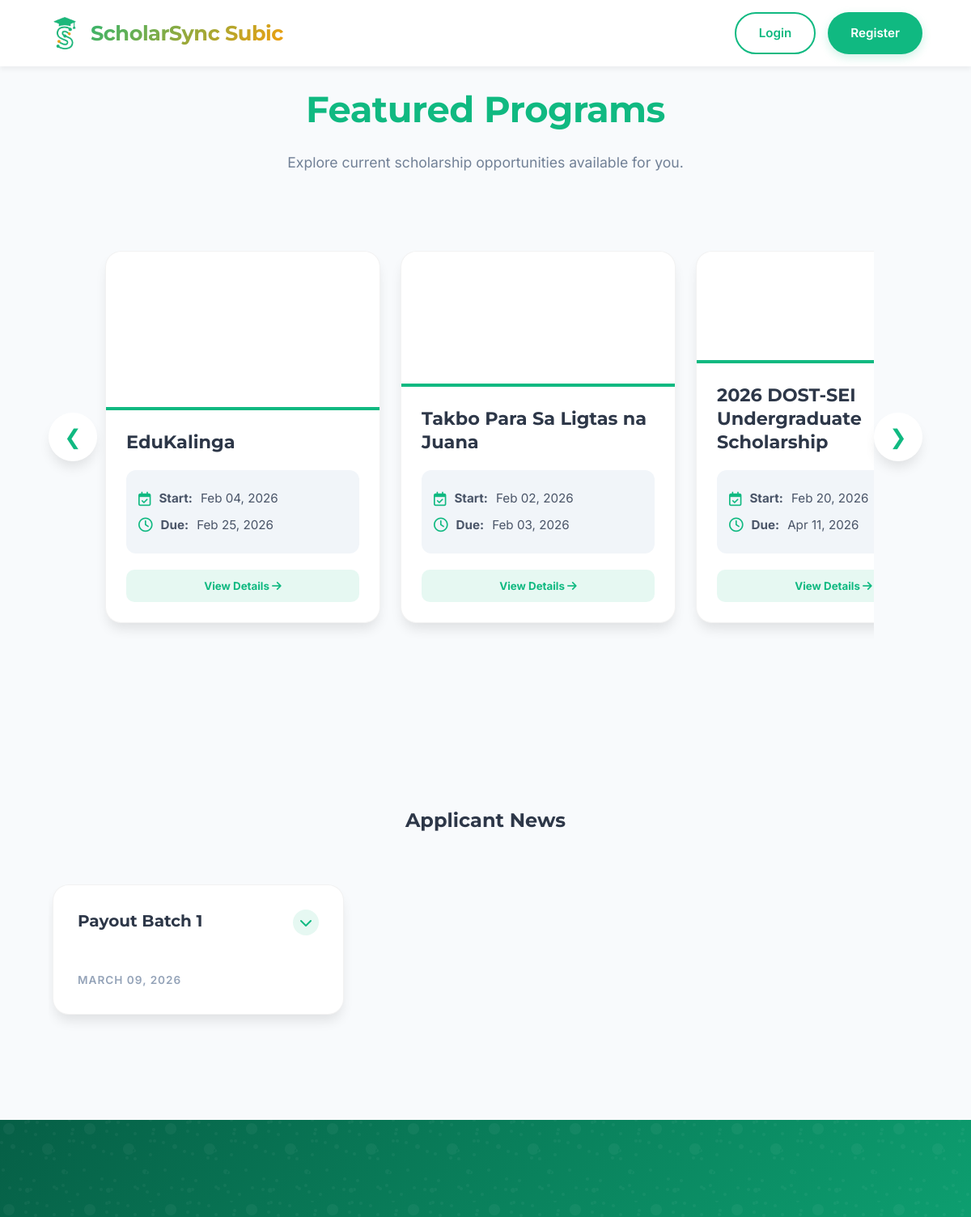
/ (upper part), run on an earlier commit of the app's database.
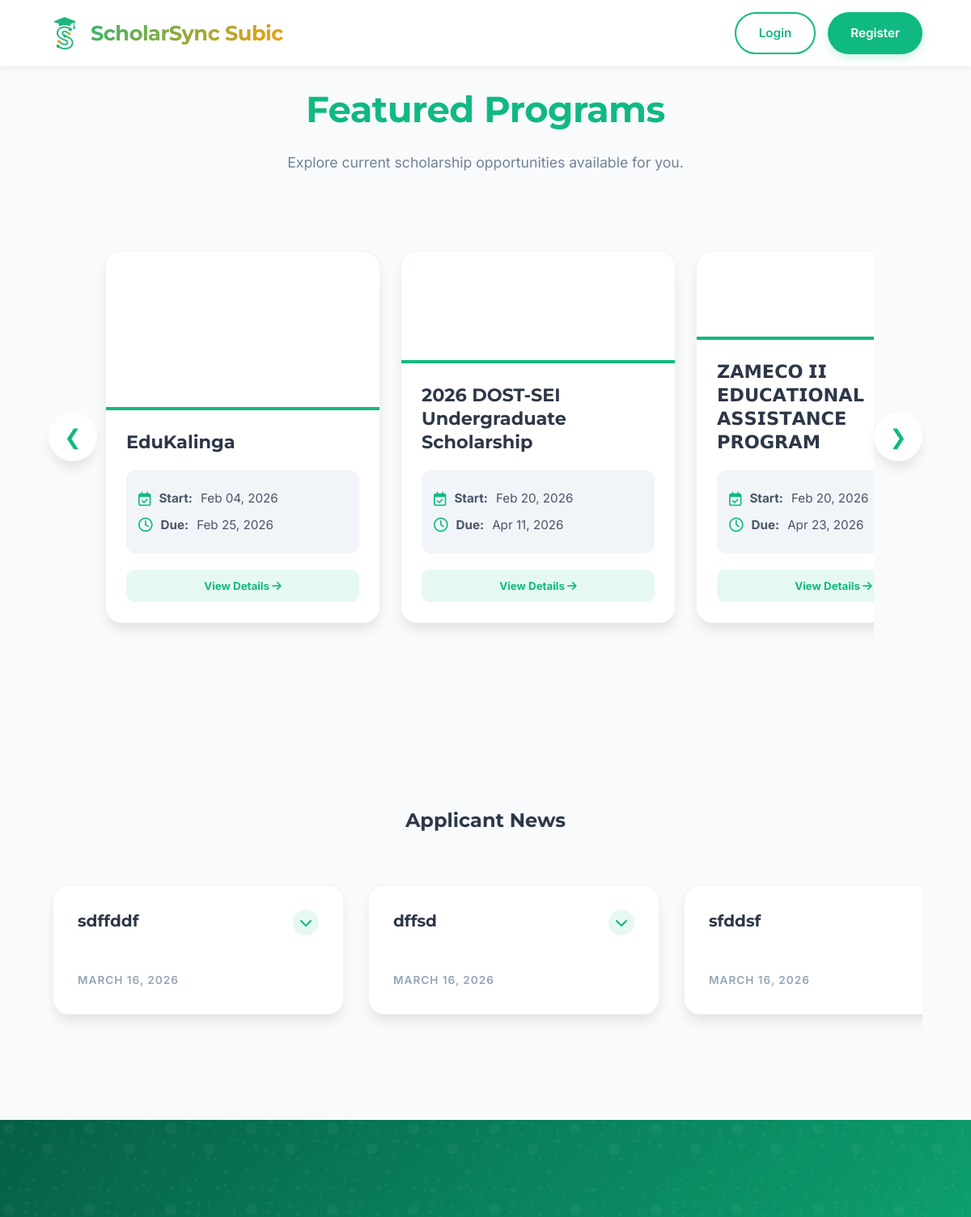
And on a later commit of the database.
### home/models.py (models this page shows, shortened)
class Program(models.Model):
    program_id = models.AutoField(primary_key=True)
    program_name = models.CharField(max_length=100)
    requirements = models.TextField(blank=True, null=True)
    document_requirements = models.JSONField(default=list, blank=True)
    application_start_date = models.DateField(null=True, blank=True)
    application_end_date = models.DateField(null=True, blank=True)
    program_image = models.ImageField(upload_to='program_images/', blank=True, null=True)
    PROGRAM_TYPES = [
        ('Financial Assistance', 'Financial Assistance'),
        ('Scholarship', 'Scholarship'),
        ('Other', 'Other'),
    ]
    program_type = models.CharField(max_length=50, choices=PROGRAM_TYPES, default='Other')
    target_student_types = models.JSONField(default=list, blank=True)
    max_slots = models.IntegerField(default=0, help_text="Maximum number of applications allowed. 0 for unlimited.")
    is_active = models.BooleanField(default=True)

class Announcement(models.Model):
    announcement_id = models.AutoField(primary_key=True)
    title = models.CharField(max_length=200)
    content = models.TextField()
    image = models.ImageField(upload_to='announcements/', blank=True, null=True)
    is_active = models.BooleanField(default=True)
    created_at = models.DateTimeField(auto_now_add=True)
    updated_at = models.DateTimeField(auto_now=True)
    class Meta:
        ordering = ['-created_at']

### accounts/views.py (the view)
# urls.py: path('', views.landing_page_view, name='landing'),
def landing_page_view(request):
    try:
        active_programs = Program.objects.filter(is_active=True)
        from home.models import Announcement
        announcements = Announcement.objects.filter(is_active=True).order_by('-created_at')[:5]
    except Exception:
        active_programs = []
        announcements = []
    return render(request, 'accounts/landing_page.html', {
        'active_programs': active_programs,
        'announcements': announcements
    })

### accounts/templates/accounts/landing_page.html (shortened to what the changed rows need)
{% load static %}
<!DOCTYPE html>
<html>
<head>
    <link rel="stylesheet" href="https://cdnjs.cloudflare.com/ajax/libs/font-awesome/6.0.0/css/all.min.css">
    <link rel="stylesheet" href="{% static 'accounts/landing_page.css' %}">
</head>
<body>
    <div class="landing-container">
        <section id="featured-programs" class="featured-programs-section">
            <div class="section-title">
                <h2>Featured Programs</h2>
            </div>
            {% if active_programs %}
            <div class="fp-carousel-wrapper">
                <div class="fp-carousel-container" id="fp-track">
                    {% for program in active_programs %}
                    <div class="fp-card">
                        <div class="fp-card-inner">
                            <div class="fp-card-front">
                                {% if program.program_image %}
                                <div class="fp-card-img"
                                    style="background-image: url('{{ program.program_image.url }}');"></div>
                                {% else %}
                                <div class="fp-card-img" style="background: linear-gradient(135deg, #10B981, #059669);">
                                </div>
                                {% endif %}
                                <div class="fp-card-content">
                                    <h3>{{ program.program_name }}</h3>
                                    <div class="fp-dates">
                                        <p><i class="fa-regular fa-calendar-check"></i> <strong>Start:</strong> {{ program.application_start_date|date:"M d, Y" }}</p>
                                        <p><i class="fa-regular fa-clock"></i> <strong>Due:</strong> {{ program.application_end_date|date:"M d, Y" }}</p>
                                    </div>
                                    <button class="fp-flip-btn">View Details <i
                                            class="fa-solid fa-arrow-right"></i></button>
                                </div>
                            </div>
                            <div class="fp-card-back">
                                <h3>{{ program.program_name }}</h3>
                                <div class="fp-back-content">
                                    <h4>Requirements & Description:</h4>
                                    <p>{{ program.requirements|linebreaksbr }}</p>
                                </div>
                                <div class="fp-back-actions">
                                    <button class="fp-flip-back-btn">
                                        Back</button>
                                    <a href="{% url 'accounts:register' %}"
                                        class="btn-landing btn-primary-landing">Apply Now</a>
                                </div>
                            </div>
                        </div>
                    </div>
                    {% endfor %}
                </div>
            </div>
            {% endif %}
        </section>
        <section class="student-news-section">
            <h2 class="section-heading" style="text-align: center; margin-bottom: 50px;">Applicant News</h2>
            {% if announcements %}
            <div class="news-grid">
                {% for item in announcements %}
                <div class="news-side">
                    <div class="news-card" onclick="toggleNews(this)">
                        <div class="news-card-body">
                            <div class="news-header">
                                <h3>{{ item.title }}</h3>
                                <div class="expand-icon">
                                    <i class="fas fa-chevron-down"></i>
                                </div>
                            </div>
                            <div class="news-meta">
                                {{ item.created_at|date:"F d, Y" }}
                            </div>
                        </div>
                    </div>
                </div>
                {% endfor %}
            </div>
            {% endif %}
        </section>
    </div>
</body>
</html>

What changed in the data, as far as the page shows it:
removed Program: program_name "Takbo Para Sa Ligtas na Juana", application_start_date "Feb 02, 2026", application_end_date "Feb 03, 2026"
no longer on this page (row unchanged): Announcement: title "Payout Batch 1", created_at "MARCH 09, 2026"
now on this page (row unchanged): Program: program_name "𝗭𝗔𝗠𝗘𝗖𝗢 𝗜𝗜 𝗘𝗗𝗨𝗖𝗔𝗧𝗜𝗢𝗡𝗔𝗟 𝗔𝗦𝗦𝗜𝗦𝗧𝗔𝗡𝗖𝗘 𝗣𝗥𝗢𝗚𝗥𝗔𝗠", application_start_date "Feb 20, 2026", application_end_date "Apr 23, 2026"
added Announcement: title "sdffddf", created_at "MARCH 16, 2026"
added Announcement: title "dffsd", created_at "MARCH 16, 2026"
added Announcement: title "sfddsf", created_at "MARCH 16, 2026"
